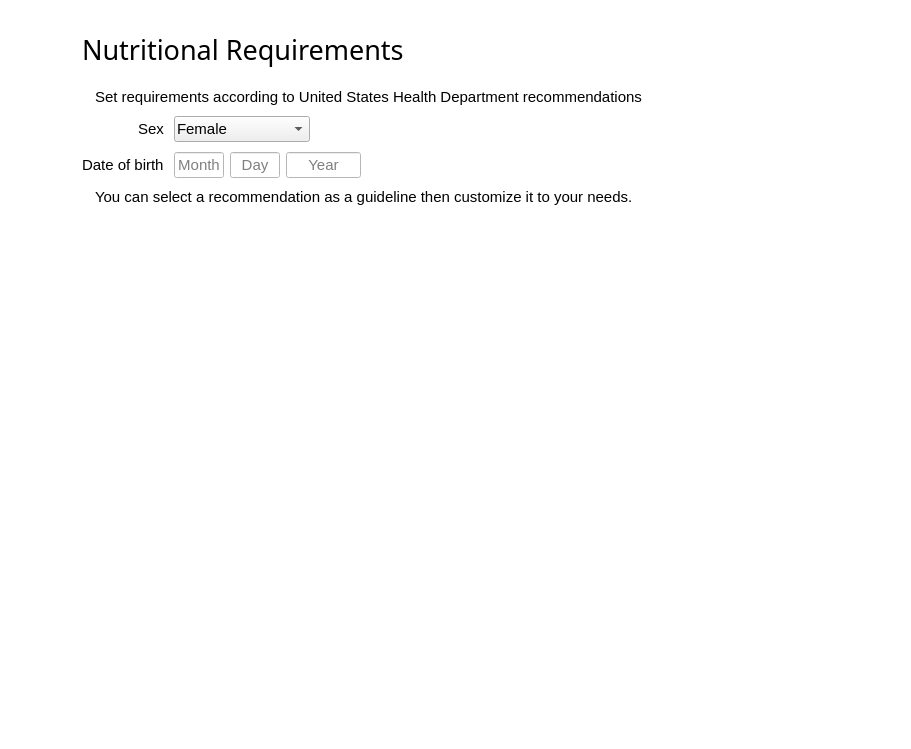
<?xml version="1.0" encoding="UTF-8"?>
<ui version="4.0">
 <class>ReqWidget</class>
 <widget class="QWidget" name="ReqWidget">
  <property name="geometry">
   <rect>
    <x>0</x>
    <y>0</y>
    <width>911</width>
    <height>749</height>
   </rect>
  </property>
  <property name="palette">
   <palette>
    <active>
     <colorrole role="Base">
      <brush brushstyle="SolidPattern">
       <color alpha="255">
        <red>255</red>
        <green>255</green>
        <blue>255</blue>
       </color>
      </brush>
     </colorrole>
     <colorrole role="Window">
      <brush brushstyle="SolidPattern">
       <color alpha="255">
        <red>255</red>
        <green>255</green>
        <blue>255</blue>
       </color>
      </brush>
     </colorrole>
    </active>
    <inactive>
     <colorrole role="Base">
      <brush brushstyle="SolidPattern">
       <color alpha="255">
        <red>255</red>
        <green>255</green>
        <blue>255</blue>
       </color>
      </brush>
     </colorrole>
     <colorrole role="Window">
      <brush brushstyle="SolidPattern">
       <color alpha="255">
        <red>255</red>
        <green>255</green>
        <blue>255</blue>
       </color>
      </brush>
     </colorrole>
    </inactive>
    <disabled>
     <colorrole role="Base">
      <brush brushstyle="SolidPattern">
       <color alpha="255">
        <red>255</red>
        <green>255</green>
        <blue>255</blue>
       </color>
      </brush>
     </colorrole>
     <colorrole role="Window">
      <brush brushstyle="SolidPattern">
       <color alpha="255">
        <red>255</red>
        <green>255</green>
        <blue>255</blue>
       </color>
      </brush>
     </colorrole>
    </disabled>
   </palette>
  </property>
  <property name="font">
   <font>
    <family>Segoe UI</family>
    <pointsize>11</pointsize>
   </font>
  </property>
  <property name="windowTitle">
   <string>Spartan - Preferences</string>
  </property>
  <property name="windowIcon">
   <iconset>
    <normaloff>../images/icon_trimmed.png</normaloff>../images/icon_trimmed.png</iconset>
  </property>
  <layout class="QGridLayout" name="gridLayout_3">
   <item row="0" column="0">
    <widget class="QScrollArea" name="scrollArea">
     <property name="frameShape">
      <enum>QFrame::NoFrame</enum>
     </property>
     <property name="widgetResizable">
      <bool>true</bool>
     </property>
     <widget class="QWidget" name="scrollAreaWidgetContents">
      <property name="geometry">
       <rect>
        <x>0</x>
        <y>0</y>
        <width>893</width>
        <height>731</height>
       </rect>
      </property>
      <layout class="QGridLayout" name="gridLayout_2" rowstretch="0,0,0">
       <property name="leftMargin">
        <number>20</number>
       </property>
       <property name="topMargin">
        <number>20</number>
       </property>
       <property name="verticalSpacing">
        <number>20</number>
       </property>
       <item row="0" column="1">
        <widget class="QLabel" name="label">
         <property name="font">
          <font>
           <family>Segoe UI Semilight</family>
           <pointsize>20</pointsize>
           <weight>50</weight>
           <bold>false</bold>
          </font>
         </property>
         <property name="text">
          <string>Nutritional Requirements</string>
         </property>
         <property name="margin">
          <number>0</number>
         </property>
        </widget>
       </item>
       <item row="2" column="1">
        <layout class="QGridLayout" name="gridLayout">
         <item row="3" column="0">
          <widget class="ReqView" name="mineral_view">
           <property name="font">
            <font>
             <family>Segoe UI</family>
             <pointsize>11</pointsize>
            </font>
           </property>
           <property name="focusPolicy">
            <enum>Qt::StrongFocus</enum>
           </property>
           <property name="styleSheet">
            <string notr="true">QHeaderView::section{
	background-color: white;
	border: 0px;
	padding-left: 3px;
}

QTableView {
	alternate-background-color: rgb(247, 247, 247);
}</string>
           </property>
           <property name="frameShape">
            <enum>QFrame::NoFrame</enum>
           </property>
           <property name="verticalScrollBarPolicy">
            <enum>Qt::ScrollBarAlwaysOff</enum>
           </property>
           <property name="horizontalScrollBarPolicy">
            <enum>Qt::ScrollBarAlwaysOff</enum>
           </property>
           <property name="alternatingRowColors">
            <bool>true</bool>
           </property>
           <property name="selectionMode">
            <enum>QAbstractItemView::ExtendedSelection</enum>
           </property>
           <property name="showGrid">
            <bool>false</bool>
           </property>
           <attribute name="horizontalHeaderHighlightSections">
            <bool>false</bool>
           </attribute>
           <attribute name="verticalHeaderVisible">
            <bool>false</bool>
           </attribute>
          </widget>
         </item>
         <item row="0" column="0" rowspan="2">
          <widget class="ReqView" name="macro_view">
           <property name="font">
            <font>
             <family>Segoe UI</family>
             <pointsize>11</pointsize>
            </font>
           </property>
           <property name="focusPolicy">
            <enum>Qt::StrongFocus</enum>
           </property>
           <property name="styleSheet">
            <string notr="true">QHeaderView::section{
	background-color: white;
	border: 0px;
	padding-left: 3px;
}

QTableView {
	alternate-background-color: rgb(247, 247, 247);
}</string>
           </property>
           <property name="frameShape">
            <enum>QFrame::NoFrame</enum>
           </property>
           <property name="verticalScrollBarPolicy">
            <enum>Qt::ScrollBarAlwaysOff</enum>
           </property>
           <property name="horizontalScrollBarPolicy">
            <enum>Qt::ScrollBarAlwaysOff</enum>
           </property>
           <property name="alternatingRowColors">
            <bool>true</bool>
           </property>
           <property name="selectionMode">
            <enum>QAbstractItemView::ExtendedSelection</enum>
           </property>
           <property name="showGrid">
            <bool>false</bool>
           </property>
           <attribute name="horizontalHeaderHighlightSections">
            <bool>false</bool>
           </attribute>
           <attribute name="verticalHeaderVisible">
            <bool>false</bool>
           </attribute>
          </widget>
         </item>
         <item row="2" column="0">
          <widget class="ReqView" name="vit_view">
           <property name="font">
            <font>
             <family>Segoe UI</family>
             <pointsize>11</pointsize>
            </font>
           </property>
           <property name="focusPolicy">
            <enum>Qt::StrongFocus</enum>
           </property>
           <property name="styleSheet">
            <string notr="true">QHeaderView::section{
	background-color: white;
	border: 0px;
	padding-left: 3px;
}

QTableView {
	alternate-background-color: rgb(247, 247, 247);
}</string>
           </property>
           <property name="frameShape">
            <enum>QFrame::NoFrame</enum>
           </property>
           <property name="verticalScrollBarPolicy">
            <enum>Qt::ScrollBarAlwaysOff</enum>
           </property>
           <property name="horizontalScrollBarPolicy">
            <enum>Qt::ScrollBarAlwaysOff</enum>
           </property>
           <property name="alternatingRowColors">
            <bool>true</bool>
           </property>
           <property name="selectionMode">
            <enum>QAbstractItemView::ExtendedSelection</enum>
           </property>
           <property name="showGrid">
            <bool>false</bool>
           </property>
           <attribute name="horizontalHeaderHighlightSections">
            <bool>false</bool>
           </attribute>
           <attribute name="verticalHeaderVisible">
            <bool>false</bool>
           </attribute>
          </widget>
         </item>
        </layout>
       </item>
       <item row="1" column="1">
        <layout class="QFormLayout" name="formLayout">
         <property name="verticalSpacing">
          <number>10</number>
         </property>
         <item row="0" column="0">
          <layout class="QVBoxLayout" name="verticalLayout_8">
           <property name="spacing">
            <number>10</number>
           </property>
           <item>
            <layout class="QHBoxLayout" name="horizontalLayout_13">
             <property name="spacing">
              <number>4</number>
             </property>
             <item>
              <widget class="QLabel" name="label_14">
               <property name="maximumSize">
                <size>
                 <width>20</width>
                 <height>20</height>
                </size>
               </property>
               <property name="text">
                <string/>
               </property>
               <property name="pixmap">
                <pixmap resource="../icon/icon.qrc">:/icon/user.svg</pixmap>
               </property>
               <property name="scaledContents">
                <bool>true</bool>
               </property>
              </widget>
             </item>
             <item>
              <widget class="QLabel" name="label_15">
               <property name="font">
                <font>
                 <pointsize>11</pointsize>
                </font>
               </property>
               <property name="text">
                <string>Set requirements according to United States Health Department recommendations</string>
               </property>
               <property name="scaledContents">
                <bool>false</bool>
               </property>
               <property name="alignment">
                <set>Qt::AlignLeading|Qt::AlignLeft|Qt::AlignVCenter</set>
               </property>
              </widget>
             </item>
            </layout>
           </item>
           <item>
            <layout class="QFormLayout" name="formLayout_4">
             <property name="fieldGrowthPolicy">
              <enum>QFormLayout::ExpandingFieldsGrow</enum>
             </property>
             <property name="labelAlignment">
              <set>Qt::AlignRight|Qt::AlignTrailing|Qt::AlignVCenter</set>
             </property>
             <item row="0" column="0">
              <widget class="QLabel" name="sex_label">
               <property name="palette">
                <palette>
                 <active>
                  <colorrole role="WindowText">
                   <brush brushstyle="SolidPattern">
                    <color alpha="255">
                     <red>0</red>
                     <green>0</green>
                     <blue>0</blue>
                    </color>
                   </brush>
                  </colorrole>
                 </active>
                 <inactive>
                  <colorrole role="WindowText">
                   <brush brushstyle="SolidPattern">
                    <color alpha="255">
                     <red>0</red>
                     <green>0</green>
                     <blue>0</blue>
                    </color>
                   </brush>
                  </colorrole>
                 </inactive>
                 <disabled>
                  <colorrole role="WindowText">
                   <brush brushstyle="SolidPattern">
                    <color alpha="255">
                     <red>120</red>
                     <green>120</green>
                     <blue>120</blue>
                    </color>
                   </brush>
                  </colorrole>
                 </disabled>
                </palette>
               </property>
               <property name="font">
                <font>
                 <family>Segoe UI</family>
                 <pointsize>11</pointsize>
                 <weight>50</weight>
                 <bold>false</bold>
                </font>
               </property>
               <property name="text">
                <string>Sex</string>
               </property>
              </widget>
             </item>
             <item row="0" column="1">
              <widget class="QComboBox" name="sex_edit">
               <property name="enabled">
                <bool>true</bool>
               </property>
               <property name="sizePolicy">
                <sizepolicy hsizetype="Fixed" vsizetype="Fixed">
                 <horstretch>0</horstretch>
                 <verstretch>0</verstretch>
                </sizepolicy>
               </property>
               <property name="minimumSize">
                <size>
                 <width>130</width>
                 <height>0</height>
                </size>
               </property>
               <property name="font">
                <font>
                 <family>Segoe UI</family>
                 <pointsize>11</pointsize>
                </font>
               </property>
               <property name="focusPolicy">
                <enum>Qt::TabFocus</enum>
               </property>
               <property name="styleSheet">
                <string notr="true">QComboBox {
    padding: 2px 0px 2px 2px;
}

QListView{
	outline: none;
}

QListView::item:selected {
	color: black;
	background-color: rgb(204, 232, 255);
}

QListView::item {
	min-height: 28px;
}
</string>
               </property>
               <item>
                <property name="text">
                 <string>Female</string>
                </property>
               </item>
               <item>
                <property name="text">
                 <string>Female, lactating</string>
                </property>
               </item>
               <item>
                <property name="text">
                 <string>Female, pregnant</string>
                </property>
               </item>
               <item>
                <property name="text">
                 <string>Male</string>
                </property>
               </item>
              </widget>
             </item>
             <item row="1" column="0">
              <widget class="QLabel" name="birth_label_4">
               <property name="palette">
                <palette>
                 <active>
                  <colorrole role="WindowText">
                   <brush brushstyle="SolidPattern">
                    <color alpha="255">
                     <red>0</red>
                     <green>0</green>
                     <blue>0</blue>
                    </color>
                   </brush>
                  </colorrole>
                 </active>
                 <inactive>
                  <colorrole role="WindowText">
                   <brush brushstyle="SolidPattern">
                    <color alpha="255">
                     <red>0</red>
                     <green>0</green>
                     <blue>0</blue>
                    </color>
                   </brush>
                  </colorrole>
                 </inactive>
                 <disabled>
                  <colorrole role="WindowText">
                   <brush brushstyle="SolidPattern">
                    <color alpha="255">
                     <red>120</red>
                     <green>120</green>
                     <blue>120</blue>
                    </color>
                   </brush>
                  </colorrole>
                 </disabled>
                </palette>
               </property>
               <property name="font">
                <font>
                 <family>Segoe UI</family>
                 <pointsize>11</pointsize>
                 <weight>50</weight>
                 <bold>false</bold>
                </font>
               </property>
               <property name="text">
                <string>Date of birth</string>
               </property>
              </widget>
             </item>
             <item row="1" column="1">
              <layout class="QHBoxLayout" name="horizontalLayout_14">
               <property name="spacing">
                <number>6</number>
               </property>
               <property name="sizeConstraint">
                <enum>QLayout::SetFixedSize</enum>
               </property>
               <item>
                <widget class="QLineEdit" name="mon_edit">
                 <property name="sizePolicy">
                  <sizepolicy hsizetype="Fixed" vsizetype="Fixed">
                   <horstretch>0</horstretch>
                   <verstretch>0</verstretch>
                  </sizepolicy>
                 </property>
                 <property name="maximumSize">
                  <size>
                   <width>50</width>
                   <height>16777215</height>
                  </size>
                 </property>
                 <property name="font">
                  <font>
                   <pointsize>11</pointsize>
                  </font>
                 </property>
                 <property name="focusPolicy">
                  <enum>Qt::StrongFocus</enum>
                 </property>
                 <property name="alignment">
                  <set>Qt::AlignCenter</set>
                 </property>
                 <property name="placeholderText">
                  <string>Month</string>
                 </property>
                </widget>
               </item>
               <item>
                <widget class="QLineEdit" name="day_edit">
                 <property name="sizePolicy">
                  <sizepolicy hsizetype="Fixed" vsizetype="Fixed">
                   <horstretch>0</horstretch>
                   <verstretch>0</verstretch>
                  </sizepolicy>
                 </property>
                 <property name="maximumSize">
                  <size>
                   <width>50</width>
                   <height>16777215</height>
                  </size>
                 </property>
                 <property name="font">
                  <font>
                   <pointsize>11</pointsize>
                  </font>
                 </property>
                 <property name="focusPolicy">
                  <enum>Qt::StrongFocus</enum>
                 </property>
                 <property name="alignment">
                  <set>Qt::AlignCenter</set>
                 </property>
                 <property name="placeholderText">
                  <string>Day</string>
                 </property>
                </widget>
               </item>
               <item>
                <widget class="QLineEdit" name="year_edit">
                 <property name="sizePolicy">
                  <sizepolicy hsizetype="Fixed" vsizetype="Fixed">
                   <horstretch>0</horstretch>
                   <verstretch>0</verstretch>
                  </sizepolicy>
                 </property>
                 <property name="maximumSize">
                  <size>
                   <width>75</width>
                   <height>16777215</height>
                  </size>
                 </property>
                 <property name="font">
                  <font>
                   <pointsize>11</pointsize>
                  </font>
                 </property>
                 <property name="focusPolicy">
                  <enum>Qt::StrongFocus</enum>
                 </property>
                 <property name="alignment">
                  <set>Qt::AlignCenter</set>
                 </property>
                 <property name="placeholderText">
                  <string>Year</string>
                 </property>
                </widget>
               </item>
              </layout>
             </item>
            </layout>
           </item>
          </layout>
         </item>
         <item row="1" column="0">
          <layout class="QVBoxLayout" name="verticalLayout_9">
           <property name="spacing">
            <number>8</number>
           </property>
           <item>
            <layout class="QHBoxLayout" name="horizontalLayout_15">
             <property name="spacing">
              <number>4</number>
             </property>
             <item>
              <widget class="QLabel" name="label_16">
               <property name="maximumSize">
                <size>
                 <width>20</width>
                 <height>20</height>
                </size>
               </property>
               <property name="text">
                <string/>
               </property>
               <property name="pixmap">
                <pixmap resource="../icon/icon.qrc">:/icon/info.svg</pixmap>
               </property>
               <property name="scaledContents">
                <bool>true</bool>
               </property>
              </widget>
             </item>
             <item>
              <widget class="QLabel" name="label_17">
               <property name="font">
                <font>
                 <pointsize>11</pointsize>
                </font>
               </property>
               <property name="text">
                <string>You can select a recommendation as a guideline then customize it to your needs.</string>
               </property>
               <property name="alignment">
                <set>Qt::AlignLeading|Qt::AlignLeft|Qt::AlignVCenter</set>
               </property>
              </widget>
             </item>
            </layout>
           </item>
          </layout>
         </item>
        </layout>
       </item>
       <item row="0" column="0">
        <widget class="QPushButton" name="back_btn">
         <property name="sizePolicy">
          <sizepolicy hsizetype="Fixed" vsizetype="Fixed">
           <horstretch>0</horstretch>
           <verstretch>0</verstretch>
          </sizepolicy>
         </property>
         <property name="minimumSize">
          <size>
           <width>45</width>
           <height>35</height>
          </size>
         </property>
         <property name="cursor">
          <cursorShape>PointingHandCursor</cursorShape>
         </property>
         <property name="styleSheet">
          <string notr="true">QPushButton {
    border: none;
}

QPushButton:hover:!pressed{
	background-color: #daecf9;
}

QPushButton:pressed {
	background-color: #c0e1f9;
}
</string>
         </property>
         <property name="text">
          <string/>
         </property>
         <property name="icon">
          <iconset resource="../icon/icon.qrc">
           <normaloff>:/icon/arrow-left.svg</normaloff>:/icon/arrow-left.svg</iconset>
         </property>
         <property name="iconSize">
          <size>
           <width>24</width>
           <height>24</height>
          </size>
         </property>
        </widget>
       </item>
      </layout>
     </widget>
    </widget>
   </item>
  </layout>
 </widget>
 <customwidgets>
  <customwidget>
   <class>ReqView</class>
   <extends>QTableView</extends>
   <header>view/req_view.h</header>
  </customwidget>
 </customwidgets>
 <resources>
  <include location="../icon/icon.qrc"/>
  <include location="../icon/icon.qrc"/>
 </resources>
 <connections/>
</ui>
